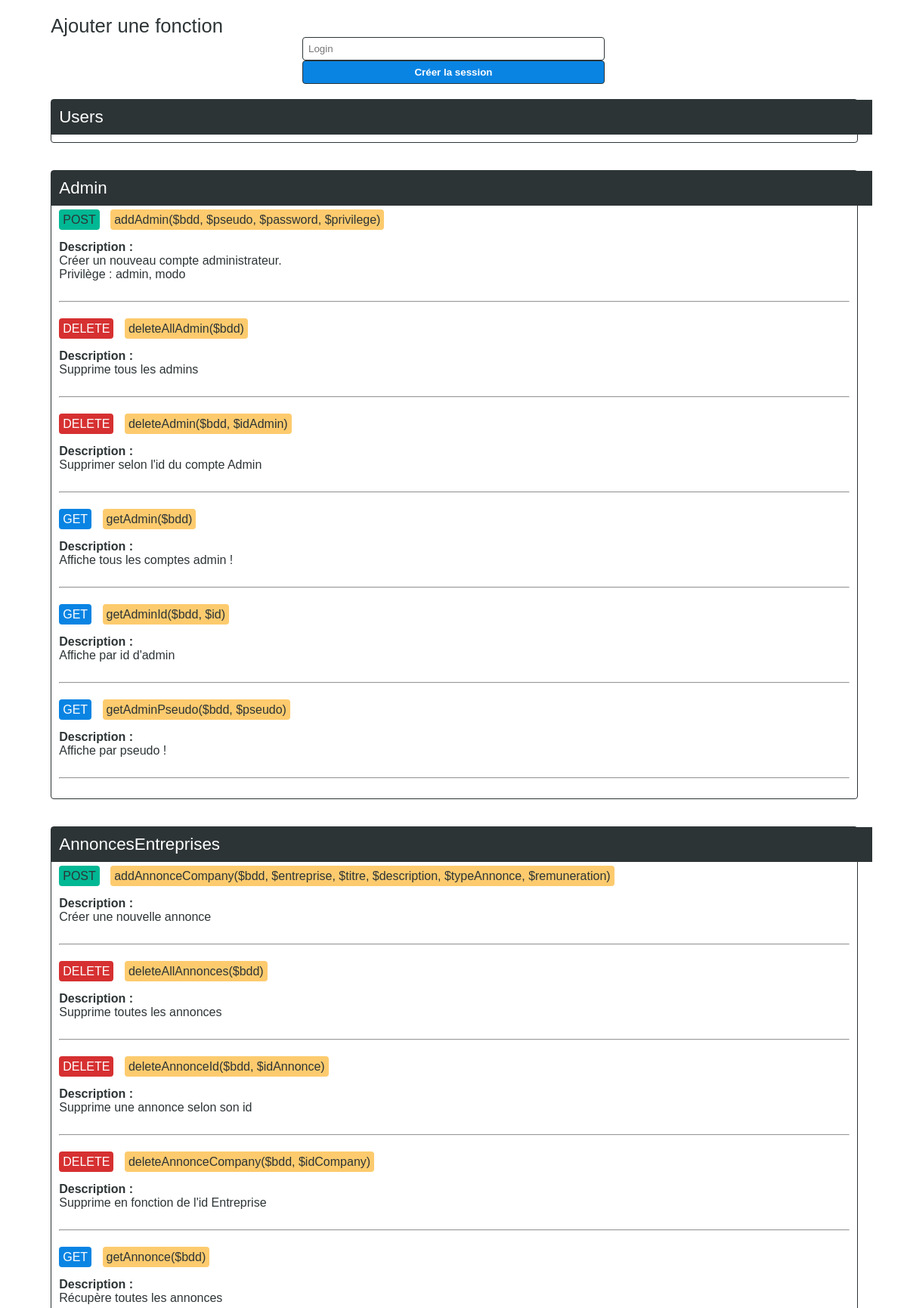
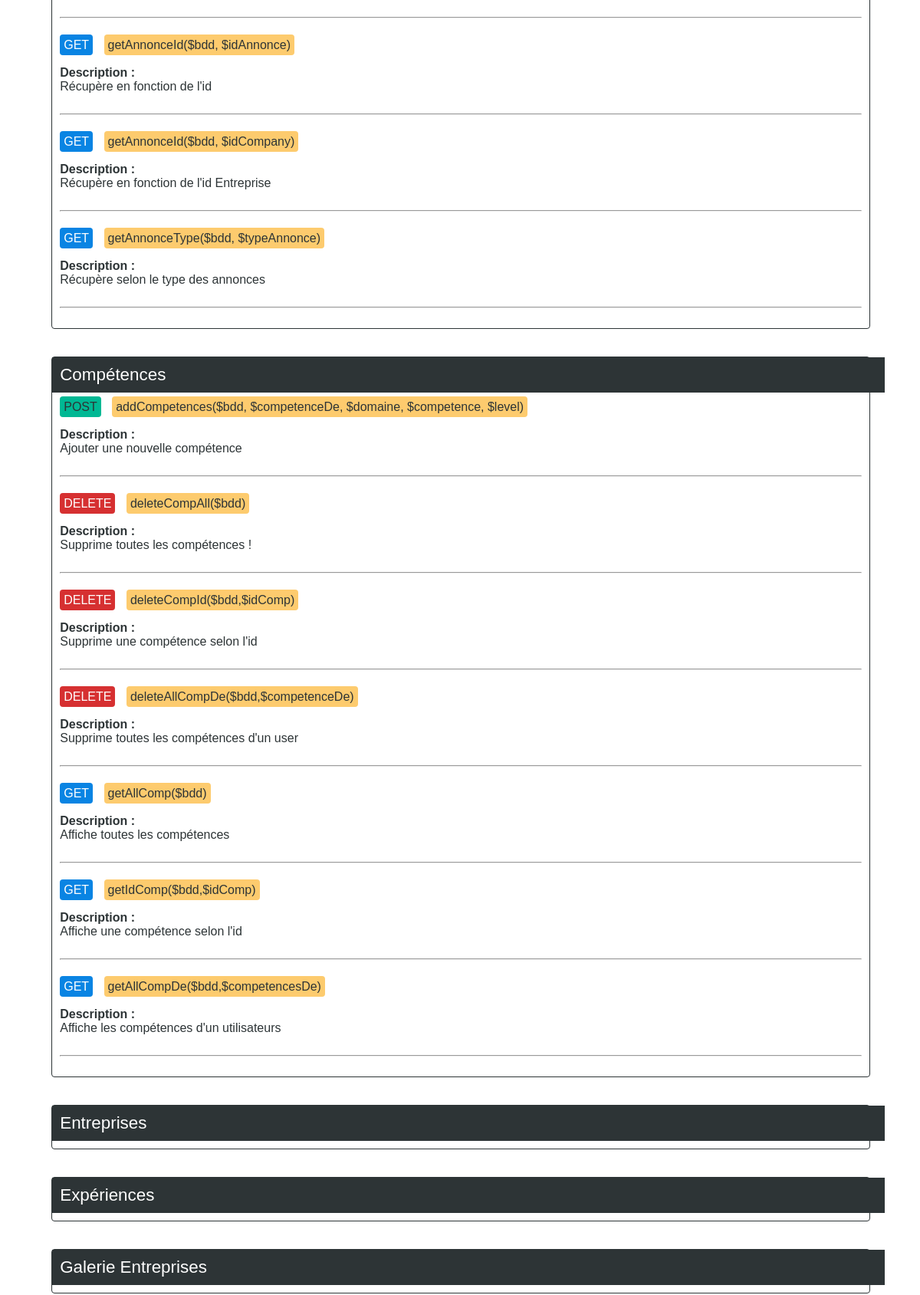
The page /swagger/index.php (upper part) on the database its author committed (2 pictures, top to bottom).
### tables this page shows
CREATE TABLE IF NOT EXISTS `swagger` (
  `id` int(11) NOT NULL,
  `type` varchar(255) NOT NULL,
  `categorie` varchar(255) NOT NULL,
  `requete` text NOT NULL,
  `description` text NOT NULL
);

### swagger/index.php (the view, shortened to what this page needs)
<?php include('../connect.php'); ?>
<html>
    <head>
        <link rel="stylesheet" href="./style.css" />
    </head>
    <body>
        <div class="content">
            <div class="menu">
                <a href="/swaggerAdd">Ajouter une fonction</a>
                <?php
                    if (!isset($_SESSION['swagger'])) {
                        ?>
                            <form method="post" action="">
                                <input type="text" name="login" placeholder="Login" />
                                <input type="submit" name="submit" value="Créer la session" />
                            </form>
                        <?php
                    }
                ?>
            </div>
            <div class="categorie">
                <div class="titreCat">Users</div>
                <div class="sousContent">
                </div>
            </div>
                <br /><br />
            <div class="categorie">
                <div class="titreCat">Admin</div>
                <div class="sousContent">
                    <?php
                        $req = $bdd->query("SELECT * FROM swagger WHERE categorie='admin'");
                        while ($data = $req->fetch()) {
                            ?>
                                <?php if ($data['type'] == "post") { ?><span class="spanPost">POST</span><?php } ?>
                                <?php if ($data['type'] == "get") { ?><span class="spanGet">GET</span><?php } ?>
                                <?php if ($data['type'] == "delete") { ?><span class="spanDelete">DELETE</span><?php } ?>
                                <span class="requete"><?php echo $data['requete']; ?></span>
                                <br /><br />
                                <div class="about">
                                    <b>Description :</b><br />
                                    <?php echo nl2br($data['description']); ?>
                                </div>
                                <br />
                                <hr />
                                <br />
                            <?php
                        }
                    ?>
                </div>
            </div>
                <br /><br />
            <div class="categorie">
                <div class="titreCat">AnnoncesEntreprises</div>
                <div class="sousContent">
                    <?php
                        $req = $bdd->query("SELECT * FROM swagger WHERE categorie='annoncesentreprises'");
                        while ($data = $req->fetch()) {
                            ?>
                                <?php if ($data['type'] == "post") { ?><span class="spanPost">POST</span><?php } ?>
                                <?php if ($data['type'] == "get") { ?><span class="spanGet">GET</span><?php } ?>
                                <?php if ($data['type'] == "delete") { ?><span class="spanDelete">DELETE</span><?php } ?>
                                <span class="requete"><?php echo $data['requete']; ?></span>
                                <br /><br />
                                <div class="about">
                                    <b>Description :</b><br />
                                    <?php echo nl2br($data['description']); ?>
                                </div>
                                <br />
                                <hr />
                                <br />
                            <?php
                        }
                    ?>
                </div>
            </div>
                <br /><br />
            <div class="categorie">
                <div class="titreCat">Compétences</div>
                <div class="sousContent">
                    <?php
                        $req = $bdd->query("SELECT * FROM swagger WHERE categorie='competences'");
                        while ($data = $req->fetch()) {
                            ?>
                                <?php if ($data['type'] == "post") { ?><span class="spanPost">POST</span><?php } ?>
                                <?php if ($data['type'] == "get") { ?><span class="spanGet">GET</span><?php } ?>
                                <?php if ($data['type'] == "delete") { ?><span class="spanDelete">DELETE</span><?php } ?>
                                <span class="requete"><?php echo $data['requete']; ?></span>
                                <br /><br />
                                <div class="about">
                                    <b>Description :</b><br />
                                    <?php echo nl2br($data['description']); ?>
                                </div>
                                <br />
                                <hr />
                                <br />
                            <?php
                        }
                    ?>
                </div>
            </div>
                <br /><br />
            <div class="categorie">
                <div class="titreCat">Entreprises</div>
                <div class="sousContent">
                </div>
            </div>
                <br /><br />
            <div class="categorie">
                <div class="titreCat">Expériences</div>
                <div class="sousContent">
                </div>
            </div>
                <br /><br />
            <div class="categorie">
                <div class="titreCat">Galerie Entreprises</div>
                <div class="sousContent">
                </div>
            </div>
                <br /><br />
                <br /><br />
                <br /><br />
        </div>
    </body>
</html>

### swagger/style.css (style rules this page uses)
.content { width: 90%; margin: 0 auto; font-family: Arial, Helvetica, sans-serif; }
.menu { width: 100%; margin: 20px 0 20px 0; }
.menu a { color: #2d3436; font-weight: 400; font-size: 1.6em; text-decoration: none; transition: 0.3s; }
form { width: 50%; margin: 0 auto; text-align: center; }
form input, select, textarea { width: 400px; padding: 7px; border-radius: 4px; border: 1px solid #2d3436; resize: none; }
form input[type=submit] { background: #0984e3; color: #fff; font-weight: bold; }
.categorie { width: 100%; border: 1px solid #2d3436; border-radius: 4px; text-align: left; font-style: Arial, sans-serif; }
.categorie .titreCat { background: #2d3436; color: #fff; font-weight: 400; font-size: 1.4em; width: 100%; padding: 10px; text-align: left; }
.categorie .sousContent { color: #2d3436; padding: 10px 10px 0 10px; }
.categorie .sousContent .spanPost { background: #00b894; color: #2d3436; font-weight: 400; border-radius: 4px; padding: 5px; text-transform: uppercase; }
.categorie .sousContent .spanGet { background: #0984e3; color: #fff; font-weight: 400; border-radius: 4px; padding: 5px; text-transform: uppercase; }
.categorie .sousContent .spanDelete { background: #d63031; color: #fff; font-weight: 400; border-radius: 4px; padding: 5px; text-transform: uppercase; }
.categorie .sousContent .requete { background: #fdcb6e; color: #2d3436; font-weight: 400; border-radius: 4px; padding: 5px; margin-left: 10px; }

### rows shown on the page
swagger: type "POST", requete "addAdmin($bdd, $pseudo, $password, $privilege)", description "Créer un nouveau compte administrateur. Privilège : admin, modo"
swagger: type "DELETE", requete "deleteAllAdmin($bdd)", description "Supprime tous les admins"
swagger: type "DELETE", requete "deleteAdmin($bdd, $idAdmin)", description "Supprimer selon l'id du compte Admin"
swagger: type "GET", requete "getAdmin($bdd)", description "Affiche tous les comptes admin !"
swagger: type "GET", requete "getAdminId($bdd, $id)", description "Affiche par id d'admin"
swagger: type "GET", requete "getAdminPseudo($bdd, $pseudo)", description "Affiche par pseudo !"
swagger: type "POST", requete "addAnnonceCompany($bdd, $entreprise, $titre, $description, $typeAnnonce, $remuneration)", description "Créer une nouvelle annonce"
swagger: type "DELETE", requete "deleteAllAnnonces($bdd)", description "Supprime toutes les annonces"
swagger: type "DELETE", requete "deleteAnnonceId($bdd, $idAnnonce)", description "Supprime une annonce selon son id"
swagger: type "DELETE", requete "deleteAnnonceCompany($bdd, $idCompany)", description "Supprime en fonction de l'id Entreprise"
swagger: type "GET", requete "getAnnonce($bdd)", description "Récupère toutes les annonces"
swagger: type "GET", requete "getAnnonceId($bdd, $idAnnonce)", description "Récupère en fonction de l'id"
swagger: type "GET", requete "getAnnonceId($bdd, $idCompany)", description "Récupère en fonction de l'id Entreprise"
swagger: type "GET", requete "getAnnonceType($bdd, $typeAnnonce)", description "Récupère selon le type des annonces"
swagger: type "POST", requete "addCompetences($bdd, $competenceDe, $domaine, $competence, $level)", description "Ajouter une nouvelle compétence"
swagger: type "DELETE", requete "deleteCompAll($bdd)", description "Supprime toutes les compétences !"
swagger: type "DELETE", requete "deleteCompId($bdd,$idComp)", description "Supprime une compétence selon l'id"
swagger: type "DELETE", requete "deleteAllCompDe($bdd,$competenceDe)", description "Supprime toutes les compétences d'un user"
swagger: type "GET", requete "getAllComp($bdd)", description "Affiche toutes les compétences"
swagger: type "GET", requete "getIdComp($bdd,$idComp)", description "Affiche une compétence selon l'id"
swagger: type "GET", requete "getAllCompDe($bdd,$competencesDe)", description "Affiche les compétences d'un utilisateurs"
